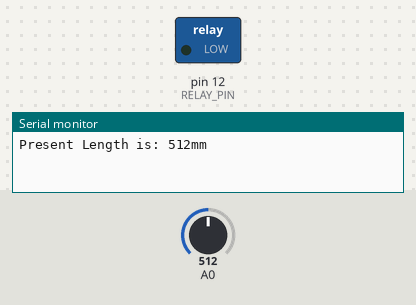
This sketch was run on a simulated Arduino Uno, built with avr-gcc and run on an emulated ATmega328P. On the bench: switched loads named in the sketch (green lamp = pin HIGH), the last lines printed to the serial monitor. The inputs (shaded band) are chosen by the test bench; at power-on: A0 = 512.

Above: at 0.1 s.
At 1.1 s:
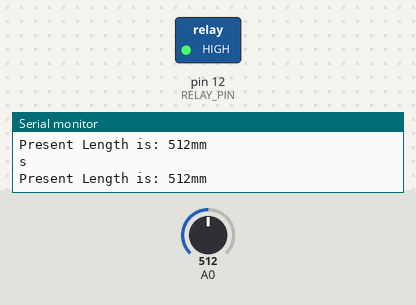
Timing chart, 0 to 2.6 s (numbered marks = the images above):
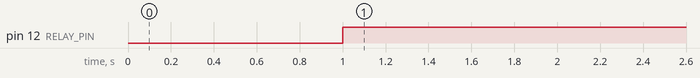

Measured:
- by itself, pin 12 (RELAY_PIN): LOW → HIGH at 1.0 s

The sketch:

water_final.ino
```cpp
//ultrasonic sensor
unsigned int ADCValue;

//relay
const int RELAY_PIN = 12;

//time delay
const int timewater=5000;
const int timewait=5000;

//time millis
unsigned long previousMillis=0;
long OnTime=4000;
long OffTime=5000;
int pumpState= LOW;

//for ultrasonic distance if else statement
const int DISTANCE_THRESHOLD = 40; //mm

void setup() {
  //begin serial port
  Serial.begin (9600);

  //relay
  pinMode(RELAY_PIN, OUTPUT);


}

void loop() {

 ultrasonic();
 int run=LOW;
 int stop= HIGH;
/////////////////////////////////////////////////////////////////////////////
  unsigned long currentMillis = millis();

  if(ADCValue < DISTANCE_THRESHOLD){
    if((pumpState == run) && (currentMillis - previousMillis >= OnTime))
    {
      pumpState = stop;  // Turn it off
      previousMillis = currentMillis;  // Remember the time
      digitalWrite(RELAY_PIN, pumpState);  // Update the actual LED
      Serial.println("s");
    }
    else if ((pumpState == stop) && (currentMillis - previousMillis >= OffTime))
    {
      pumpState = run;  // turn it on
      previousMillis = currentMillis;   // Remember the time
      digitalWrite(RELAY_PIN, pumpState);    // Update the actual LED
      Serial.println("r");
    }
  }
  else{
      digitalWrite(RELAY_PIN, stop);
      Serial.println("s");
  }
}


//ultrasonic
void ultrasonic(){
  ADCValue = analogRead(0);
   // ADCValue *=3;   //uncomment if want range 3meter
    Serial.print("Present Length is: ");
    Serial.print(ADCValue, DEC);
    Serial.println("mm");
    delay(1000); //delay 1S
  }


  ///////////////////////////////////////////////////////////////////////

//  if (ADCValue < DISTANCE_THRESHOLD){
//    delay(5000); //precaution so water dont flow suddenly
//    digitalWrite(RELAY_PIN, run);
//    Serial.println("r");
//    delay(5000);
//    digitalWrite(RELAY_PIN, stop);
//    Serial.println("s");
//    delay(10000);
//    }
//    else{
//      digitalWrite(RELAY_PIN, stop);
//      Serial.println("s");
//    }
```
